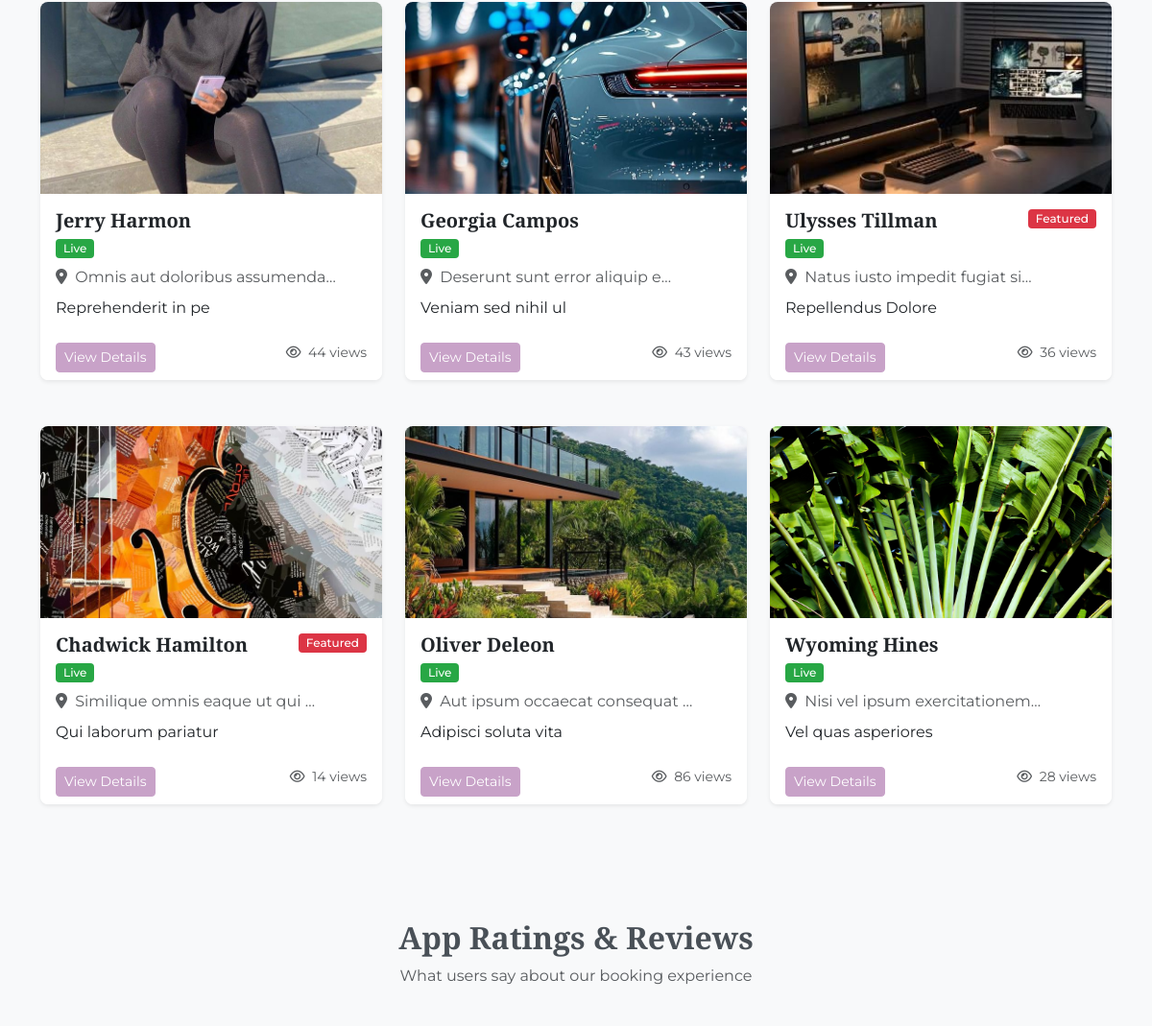
Before: / (middle part) with the older database file.
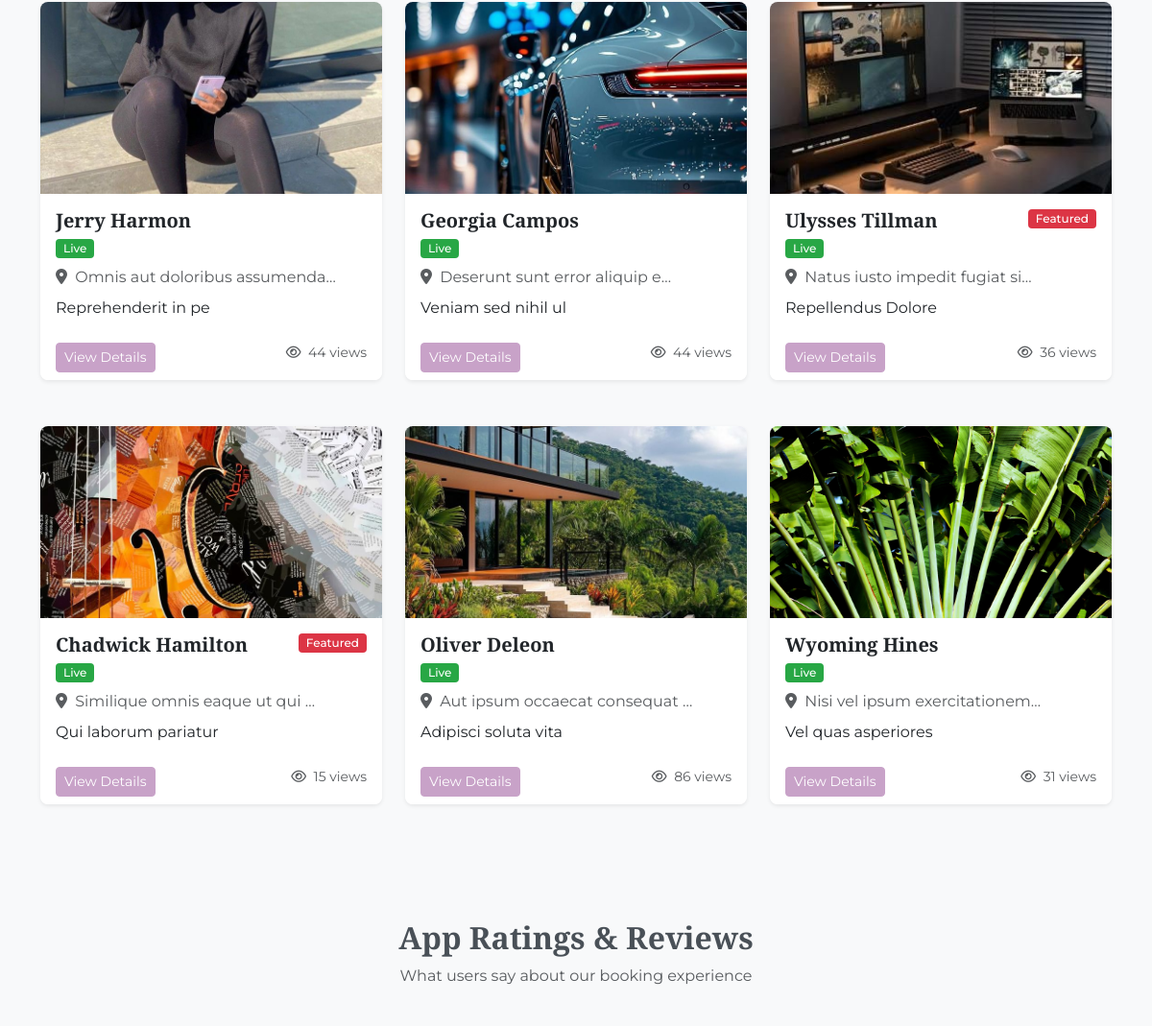
After: the same page with the newer database file.
### salon/models.py (models this page shows, shortened)
class Salon(models.Model):
    user = models.ForeignKey(User, on_delete=models.SET_NULL, null=True, related_name='salons')
    name = models.CharField(max_length=100, unique=True)
    description = models.TextField(null=True, blank=True)
    image = models.ImageField(upload_to=salon_image_upload_path)
    address = models.CharField(max_length=200)
    mobile = models.CharField(validators=[phone_regex], max_length=17)
    email = models.EmailField(max_length=100)
    status = models.CharField(
        max_length=20,
        choices=SalonStatus.choices,
        default=SalonStatus.IN_REVIEW
    )
    views = models.PositiveIntegerField(default=0)
    featured = models.BooleanField(default=False)
    salon_id = models.UUIDField(default=uuid.uuid4, editable=False, unique=True)
    slug = models.SlugField(unique=True, blank=True)
    date = models.DateTimeField(auto_now_add=True)
    updated_at = models.DateTimeField(auto_now=True)
    tags = TaggableManager(blank=True)
    class Meta:
        ordering = ['-date']
        verbose_name = 'Salon'
        verbose_name_plural = 'Salons'

### salon/views.py (the view)
# urls.py: path("", views.index, name="index"),
def index(request):
    salon_list = Salon.objects.filter(status=SalonStatus.LIVE)
    paginator = Paginator(salon_list, 10)  # Show 10 salons per page
    page_number = request.GET.get('page')
    page_obj = paginator.get_page(page_number)
    return render(request, "salon/salon.html", {"page_obj": page_obj})

### templates/salon/salon.html (shortened to what this page needs)
{% extends 'base.html' %} {% block content %}
<section class="py-5" id="salons">
    <div class="container">
        <div class="row g-4">
            {% for salon in page_obj %}
            <div class="col-md-4 mb-4">
                <div class="card h-100 border-0 shadow-sm salon-card">
                    <div class="salon-img-container">
                        {% if salon.image %}
                        <img src="{{ salon.image.url }}" class="salon-img" alt="{{ salon.name }}">
                        {% else %}
                        <div class="d-flex align-items-center justify-content-center h-100 bg-light">
                            <i class="fas fa-image fa-3x text-muted"></i>
                        </div>
                        {% endif %}
                    </div>
                    <div class="card-body">
                        <div class="d-flex justify-content-between align-items-start">
                            <div>
                                <h5 class="card-title mb-1">{{ salon.name }}</h5>
                                <span class="badge badge-{{ salon.status|lower }} mb-2 salon-badge">
                                    {{ salon.get_status_display }}
                                </span>
                            </div>
                            {% if salon.featured %}
                            <span class="badge badge-featured salon-badge">Featured</span>
                            {% endif %}
                        </div>
                        <p class="card-text text-muted mb-2">
                            <i class="fas fa-map-marker-alt me-1"></i> {{ salon.address|truncatechars:30 }}
                        </p>
                        <p class="card-text">{{ salon.description|truncatechars:100 }}</p>
                    </div>
                    <div class="card-footer bg-white border-0 d-flex justify-content-between">
                        <a href="{% url 'salon:detail' salon.slug %}" class="btn btn-sm btn-primary">
                            View Details
                        </a>
                        <div class="text-muted small">
                            <i class="far fa-eye me-1"></i> {{ salon.views }} views
                        </div>
                    </div>
                </div>
            </div>
            {% empty %}
            <div class="col-12 text-center py-5">
                <div class="alert alert-info">
                    No salons available at the moment. Please check back later.
                </div>
            </div>
            {% endfor %}
        </div>
    </div>
</section>
<section class="py-5" style="background-color: var(--secondary-color)">
  <div class="container">
    <div class="text-center mb-5">
      <h2 class="fw-bold">App Ratings & Reviews</h2>
      <p class="text-muted">What users say about our booking experience</p>
    </div>
    <div class="row g-4">
    </div>
  </div>
</section>
{% endblock %}

### templates/base.html (shortened to what this page needs)
{% load static %}
<!DOCTYPE html>
<html lang="en">
<head>
    <link rel="stylesheet" href="https://cdn.jsdelivr.net/npm/sweetalert2@11/dist/sweetalert2.min.css" />
    <link href="https://cdn.jsdelivr.net/npm/bootstrap@5.3.5/dist/css/bootstrap.min.css" rel="stylesheet" />
    <link rel="stylesheet" href="https://cdnjs.cloudflare.com/ajax/libs/font-awesome/6.4.0/css/all.min.css" />
    <link href="https://unpkg.com/aos@2.3.1/dist/aos.css" rel="stylesheet">
</head>
<body>
    <main class="py-4">
        {% block content %}{% endblock %}
    </main>
</body>
</html>

### templates/base.html (style rules this page uses)
:root { --primary-color: #c8a2c8; --primary-dark: #9c7b9c; --secondary-color: #f8f9fa; --accent-color: #d4af37; --dark-color: #343a40; --light-color: #ffffff; --text-color: #495057; }
body { font-family: "Montserrat", sans-serif; background-color: var(--secondary-color); color: var(--text-color); display: flex; flex-direction: column; min-height: 100vh; overflow-x: hidden; }
h1, h2, h3, h4, h5, h6 { font-family: "Playfair Display", serif; font-weight: 700; }
.btn-primary { background-color: var(--primary-color); border-color: var(--primary-color); transition: all 0.3s ease; position: relative; overflow: hidden; z-index: 1; }
.btn-primary::before { content: ''; position: absolute; top: 0; left: 0; width: 100%; height: 100%; background: linear-gradient(45deg, var(--primary-dark), var(--accent-color)); z-index: -1; opacity: 0; transition: opacity 0.3s ease; }
main { flex: 1; position: relative; }

### templates/salon/salon.html (style rules this page uses)
.salon-card { transition: all 0.3s ease; border-radius: 8px; overflow: hidden; box-shadow: 0 2px 10px rgba(0, 0, 0, 0.1); }
.salon-img-container { height: 200px; overflow: hidden; }
.salon-img { width: 100%; height: 100%; object-fit: cover; transition: transform 0.5s ease; }
.salon-badge { font-weight: 500; padding: 4px 8px; font-size: 12px; border-radius: 4px; }
.badge-live { background-color: #28a745; color: white; }
.badge-featured { background-color: #dc3545; color: white; }

Changed rows visible on the page:
changed Salon "Georgia Campos": views "43" → "44"
changed Salon "Chadwick Hamilton": views "14" → "15"
changed Salon "Wyoming Hines": views "28" → "31"
